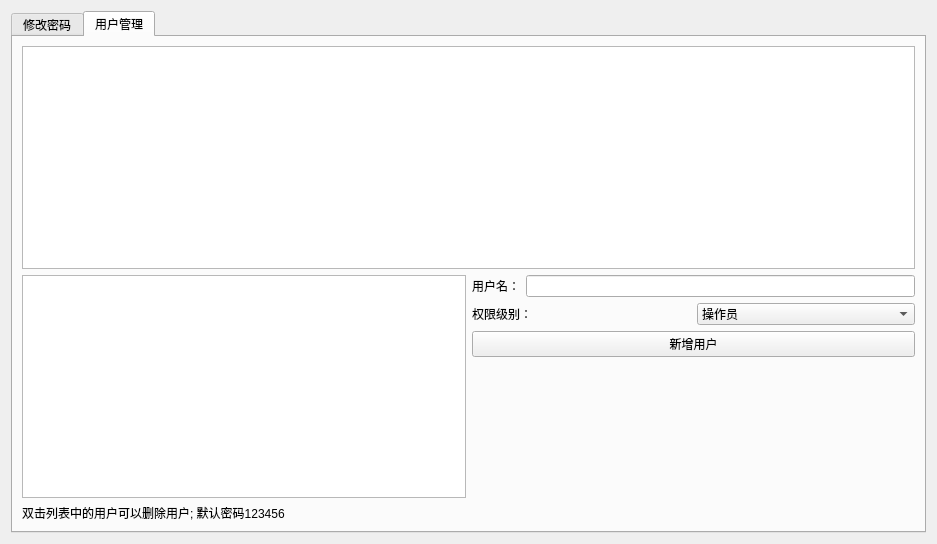
<?xml version="1.0" encoding="UTF-8"?>
<ui version="4.0">
 <class>QUserManagerDlg</class>
 <widget class="QDialog" name="QUserManagerDlg">
  <property name="geometry">
   <rect>
    <x>0</x>
    <y>0</y>
    <width>937</width>
    <height>544</height>
   </rect>
  </property>
  <property name="windowTitle">
   <string>用户管理</string>
  </property>
  <property name="styleSheet">
   <string notr="true">font: 9pt &quot;Consolas&quot;;</string>
  </property>
  <layout class="QGridLayout" name="gridLayout">
   <item row="3" column="0">
    <widget class="QTabWidget" name="tp_tab_manager">
     <property name="currentIndex">
      <number>1</number>
     </property>
     <widget class="QWidget" name="tab_password">
      <attribute name="title">
       <string>修改密码</string>
      </attribute>
      <layout class="QVBoxLayout" name="verticalLayout_2">
       <item>
        <layout class="QHBoxLayout" name="horizontalLayout_5">
         <item>
          <spacer name="horizontalSpacer_5">
           <property name="orientation">
            <enum>Qt::Horizontal</enum>
           </property>
           <property name="sizeHint" stdset="0">
            <size>
             <width>40</width>
             <height>20</height>
            </size>
           </property>
          </spacer>
         </item>
         <item>
          <layout class="QFormLayout" name="formLayout">
           <item row="0" column="0">
            <widget class="QLabel" name="label">
             <property name="text">
              <string>旧密码</string>
             </property>
            </widget>
           </item>
           <item row="1" column="0">
            <widget class="QLabel" name="label_2">
             <property name="text">
              <string>新密码</string>
             </property>
            </widget>
           </item>
           <item row="2" column="0">
            <widget class="QLabel" name="label_3">
             <property name="text">
              <string>密码确认</string>
             </property>
            </widget>
           </item>
           <item row="0" column="1">
            <widget class="QLineEdit" name="tp_edit_old_password">
             <property name="echoMode">
              <enum>QLineEdit::Password</enum>
             </property>
            </widget>
           </item>
           <item row="1" column="1">
            <widget class="QLineEdit" name="tp_edit_new_password">
             <property name="echoMode">
              <enum>QLineEdit::Password</enum>
             </property>
            </widget>
           </item>
           <item row="2" column="1">
            <widget class="QLineEdit" name="tp_edit_new_password_again">
             <property name="echoMode">
              <enum>QLineEdit::Password</enum>
             </property>
            </widget>
           </item>
          </layout>
         </item>
         <item>
          <spacer name="horizontalSpacer_6">
           <property name="orientation">
            <enum>Qt::Horizontal</enum>
           </property>
           <property name="sizeHint" stdset="0">
            <size>
             <width>40</width>
             <height>20</height>
            </size>
           </property>
          </spacer>
         </item>
        </layout>
       </item>
       <item>
        <widget class="QLabel" name="tp_label_show_error">
         <property name="sizePolicy">
          <sizepolicy hsizetype="Preferred" vsizetype="Fixed">
           <horstretch>0</horstretch>
           <verstretch>0</verstretch>
          </sizepolicy>
         </property>
         <property name="minimumSize">
          <size>
           <width>0</width>
           <height>20</height>
          </size>
         </property>
         <property name="styleSheet">
          <string notr="true">color: rgb(255, 0, 0);</string>
         </property>
         <property name="text">
          <string/>
         </property>
         <property name="alignment">
          <set>Qt::AlignCenter</set>
         </property>
        </widget>
       </item>
       <item>
        <spacer name="verticalSpacer_2">
         <property name="orientation">
          <enum>Qt::Vertical</enum>
         </property>
         <property name="sizeHint" stdset="0">
          <size>
           <width>20</width>
           <height>43</height>
          </size>
         </property>
        </spacer>
       </item>
       <item>
        <layout class="QHBoxLayout" name="horizontalLayout_6">
         <item>
          <spacer name="horizontalSpacer_7">
           <property name="orientation">
            <enum>Qt::Horizontal</enum>
           </property>
           <property name="sizeHint" stdset="0">
            <size>
             <width>40</width>
             <height>20</height>
            </size>
           </property>
          </spacer>
         </item>
         <item>
          <widget class="QPushButton" name="tp_button_change_ps">
           <property name="sizePolicy">
            <sizepolicy hsizetype="Minimum" vsizetype="Preferred">
             <horstretch>0</horstretch>
             <verstretch>0</verstretch>
            </sizepolicy>
           </property>
           <property name="text">
            <string>修改</string>
           </property>
          </widget>
         </item>
         <item>
          <spacer name="horizontalSpacer_8">
           <property name="orientation">
            <enum>Qt::Horizontal</enum>
           </property>
           <property name="sizeHint" stdset="0">
            <size>
             <width>40</width>
             <height>20</height>
            </size>
           </property>
          </spacer>
         </item>
        </layout>
       </item>
      </layout>
     </widget>
     <widget class="QWidget" name="tab_users">
      <attribute name="title">
       <string>用户管理</string>
      </attribute>
      <layout class="QVBoxLayout" name="verticalLayout_4">
       <item>
        <widget class="QTableView" name="tableView"/>
       </item>
       <item>
        <layout class="QHBoxLayout" name="horizontalLayout_8">
         <item>
          <widget class="QListWidget" name="tp_listwidget_users">
           <property name="toolTip">
            <string>双击删除用户</string>
           </property>
          </widget>
         </item>
         <item>
          <layout class="QVBoxLayout" name="verticalLayout_3">
           <item>
            <layout class="QHBoxLayout" name="horizontalLayout">
             <item>
              <widget class="QLabel" name="label_7">
               <property name="text">
                <string>用户名：</string>
               </property>
              </widget>
             </item>
             <item>
              <widget class="QLineEdit" name="tp_edit_new_user"/>
             </item>
            </layout>
           </item>
           <item>
            <layout class="QHBoxLayout" name="horizontalLayout_7">
             <item>
              <widget class="QLabel" name="label_8">
               <property name="text">
                <string>权限级别：</string>
               </property>
              </widget>
             </item>
             <item>
              <widget class="QComboBox" name="tp_cmb_add_user_level">
               <property name="editable">
                <bool>false</bool>
               </property>
               <property name="tp_prop_stringlist_combobox_values" stdset="0">
                <stringlist>
                 <string>4</string>
                 <string>5</string>
                </stringlist>
               </property>
               <item>
                <property name="text">
                 <string>操作员</string>
                </property>
               </item>
               <item>
                <property name="text">
                 <string>管理员</string>
                </property>
               </item>
              </widget>
             </item>
            </layout>
           </item>
           <item>
            <widget class="QPushButton" name="tp_button_add_user">
             <property name="text">
              <string>新增用户</string>
             </property>
            </widget>
           </item>
           <item>
            <spacer name="verticalSpacer_3">
             <property name="orientation">
              <enum>Qt::Vertical</enum>
             </property>
             <property name="sizeHint" stdset="0">
              <size>
               <width>20</width>
               <height>40</height>
              </size>
             </property>
            </spacer>
           </item>
          </layout>
         </item>
        </layout>
       </item>
       <item>
        <widget class="QLabel" name="tp_label_show_warning">
         <property name="text">
          <string>双击列表中的用户可以删除用户; 默认密码123456</string>
         </property>
        </widget>
       </item>
      </layout>
     </widget>
    </widget>
   </item>
  </layout>
 </widget>
 <resources/>
 <connections/>
</ui>
